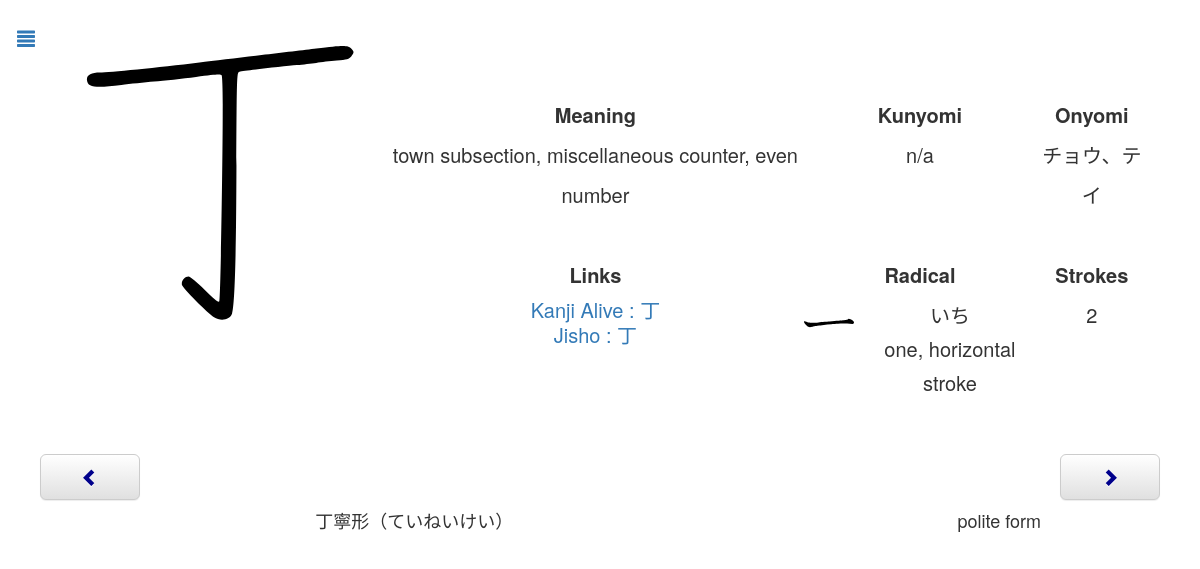
Page /review.php?id=491 on the committed database.
### tables this page shows
CREATE TABLE `kanji` (
  `name` text NOT NULL,
  `chara` text NOT NULL,
  `meaning` text NOT NULL,
  `kunyomi` text NOT NULL,
  `onyomi` text NOT NULL,
  `linkKanjiAlive` text NOT NULL,
  `day` int(11) NOT NULL,
  `dateNext` timestamp NOT NULL DEFAULT current_timestamp() ON UPDATE current_timestamp(),
  `id` int(11) NOT NULL AUTO_INCREMENT,
  `radicalChar` text NOT NULL,
  `radicalName` text NOT NULL,
  `radicalHiragana` text NOT NULL,
  `radicalMeaning` text NOT NULL,
  `strokes` int(11) NOT NULL,
  `toTestKanji` tinyint(4) NOT NULL DEFAULT 0,
  `toTestMeaning` tinyint(4) NOT NULL DEFAULT 0,
  `testable` tinyint(4) NOT NULL DEFAULT 1,
  PRIMARY KEY (`id`)
);

CREATE TABLE `vocabulary` (
  `id` int(11) NOT NULL AUTO_INCREMENT,
  `chara` text NOT NULL,
  `meaning` text NOT NULL,
  `day` int(11) NOT NULL DEFAULT 1,
  `dateNext` timestamp NOT NULL DEFAULT current_timestamp() ON UPDATE current_timestamp(),
  `toTestKanji` tinyint(4) NOT NULL DEFAULT 0,
  `toTestMeaning` tinyint(4) NOT NULL DEFAULT 0,
  `testable` tinyint(4) NOT NULL DEFAULT 1,
  `word` tinyint(4) NOT NULL DEFAULT 1,
  PRIMARY KEY (`id`)
);

### Connection.php (called while the page is built, shortened)
<?php
class Connection{
    private static $bdd = null;
    private function __construct(){
        try{
            self::$bdd = new PDO('mysql:host=0.0.0.0;dbname=kanji', 'root', '');
        }
        catch(Exception $e){
            die('Erreur : '.$e->getMessage());
        }
    }
    public static function getBdd(){
        return self::$bdd;
    }
}
?>

### Kanji.php (called while the page is built, shortened)
<?php
class Kanji{
    private $id;
    private $name;
    private $character;
    private $meaning;
    private $kunyomi;
    private $onyomi;
    private $linkKanjiAlive;
    private $dateNext;
    private $radicalName;
    private $radicalHiragana;
    private $radicalMeaning;
    private $strokes;
    private $toTestMeaning;
    public function __construct($id, $name, $character, $meaning, $kunyomi, $onyumi, $linkKanjiAlive, $day, $dateNext, $radicalChar, $radicalName, $radicalHiragana, $radicalMeaning, $strokes, $toTestKanji, $toTestMeaning, $testable){
        $this->id=$id;
        $this->name=$name;
        $this->character=$character;
        $this->meaning=$meaning;
        $this->kunyomi=$kunyomi;
        $this->onyomi=$onyumi;
        $this->linkKanjiAlive=$linkKanjiAlive;
        $this->dateNext = $dateNext;
        $this->radicalName=$radicalName;
        $this->radicalHiragana=$radicalHiragana;
        $this->radicalMeaning=$radicalMeaning;
        $this->strokes=$strokes;
        $this->toTestMeaning=$toTestMeaning;
    }
    public function calculTime(){
        $time = time();
        $second = strtotime($this->dateNext)-$time;
        if($second>0) {
            $jour = floor($second / (60 * 60 * 24));
            $heure = floor(($second - $jour * 24 * 60 * 60) / (60 * 60));
            $minute = floor(($second - $heure * 60 * 60 - $jour * 24 * 60 * 60) / (60));
            $second = floor($second - $minute * 60 - $heure * 60 * 60 - $jour * 24 * 60 * 60);
        }
        else {
            $jour = ceil($second / (60 * 60 * 24));
            $heure = ceil(($second - $jour * 24 * 60 * 60) / (60 * 60));
            $minute = ceil(($second - $heure * 60 * 60 - $jour * 24 * 60 * 60) / (60));
            $second = ceil($second - $minute * 60 - $heure * 60 * 60 - $jour * 24 * 60 * 60);
        }
    }
    public function getId(){
        return $this->id;
    }
    public function getName(){
        return $this->name;
    }
    public function getCharacter(){
        return $this->character;
    }
    public function getMeaning(){
        return $this->meaning;
    }
    public function getKun(){
        return $this->kunyomi;
    }
    public function getOn(){
        return $this->onyomi;
    }
    public function getLinkKanjiAlive(){
        return $this->linkKanjiAlive;
    }
    public function getDateNext(){
        return $this->dateNext;
    }
    public function getRadicalName(){
        return $this->radicalName;
    }
    public function getRadicalHiragana(){
        return $this->radicalHiragana;
    }
    public function getRadicalMeaning(){
        return $this->radicalMeaning;
    }
    public function getStrokes(){
        return $this->strokes;
    }
    public function getToTestMeaning(){
        return $this->toTestMeaning;
    }
}
include_once("Connection.php");
function getAllKanji(){
    $req = Connection::getBdd()->query("SELECT * FROM Kanji ORDER BY dateNext");
    while($data = $req->fetch())
        $array[] = new Kanji($data['id'], $data['name'], $data['chara'], $data['meaning'], $data['kunyomi'], $data['onyomi'], $data['linkKanjiAlive'], $data['day'], $data['dateNext'], $data['radicalChar'], $data['radicalName'], $data['radicalHiragana'], $data['radicalMeaning'], $data['strokes'], $data['toTestKanji'], $data['toTestMeaning'], $data['testable']);
    if(isset($array)) return $array;
}
function getKanji($id){
     $req = Connection::getBdd()->query("SELECT * FROM Kanji WHERE id='".$id."'");
    while($data = $req->fetch())
        return new Kanji($data['id'], $data['name'], $data['chara'], $data['meaning'], $data['kunyomi'], $data['onyomi'], $data['linkKanjiAlive'], $data['day'], $data['dateNext'], $data['radicalChar'], $data['radicalName'], $data['radicalHiragana'], $data['radicalMeaning'], $data['strokes'], $data['toTestKanji'], $data['toTestMeaning'], $data['testable']);
}
function getNextKanjiId($id){
    $allKanji = getAllKanji();
    for($i=0;$i<count($allKanji);$i++){
        if($allKanji[$i]->getId() == $id)
            if($i == count($allKanji)-1)
                return $allKanji[0];
            else
                return $allKanji[$i+1];
    }
}
function getPreviousKanjiId($id){
    $allKanji = getAllKanji();
    for($i=0;$i<count($allKanji);$i++){
        if($allKanji[$i]->getId() == $id)
            if($i == 0)
                return $allKanji[count($allKanji)-1];
            else
                return $allKanji[$i-1];
    }
}
?>

### Word.php (called while the page is built, shortened)
<?php
class Word{
    private $id;
    private $character;
    private $meaning;
    private $dateNext;
    public function __construct($id, $character, $meaning, $day, $dateNext, $toTestKanji, $toTestMeaning, $testable, $word){
        $this->id=$id;
        $this->character=$character;
        $this->meaning=$meaning;
        $this->dateNext=$dateNext;
    }
    public function calculTime(){
        $time = time();
        $second = strtotime($this->dateNext)-$time;
        if($second>0) {
            $jour = floor($second / (60 * 60 * 24));
            $heure = floor(($second - $jour * 24 * 60 * 60) / (60 * 60));
            $minute = floor(($second - $heure * 60 * 60 - $jour * 24 * 60 * 60) / (60));
            $second = floor($second - $minute * 60 - $heure * 60 * 60 - $jour * 24 * 60 * 60);
        }
        else {
            $jour = ceil($second / (60 * 60 * 24));
            $heure = ceil(($second - $jour * 24 * 60 * 60) / (60 * 60));
            $minute = ceil(($second - $heure * 60 * 60 - $jour * 24 * 60 * 60) / (60));
            $second = ceil($second - $minute * 60 - $heure * 60 * 60 - $jour * 24 * 60 * 60);
        }
    }
    public function getId(){
        return $this->id;
    }
    public function getCharacter(){
        return $this->character;
    }
    public function getMeaning(){
        return $this->meaning;
    }
}
include_once("Connection.php");
function getAllWordsW(){
    $req = Connection::getBdd()->query("SELECT * FROM Vocabulary WHERE word=1 ORDER BY dateNext");
    while($data = $req->fetch())
        $array[] = new Word($data['id'], $data['chara'], $data['meaning'], $data['day'], $data['dateNext'], $data['toTestKanji'], $data['toTestMeaning'], $data['testable'], $data['word']);
    if(isset($array)) return $array;
}
?>

### review.php (the view, shortened to what this page needs)
<?php
    include_once("Kanji.php");
    include_once("Word.php");
    if(isset($_GET["id"])){
       $kanji = getKanji($_GET["id"]);
        $nextKanjiId = getNextKanjiId($_GET["id"]);
        $previousKanjiId = getPreviousKanjiId($_GET["id"]);
    }
    else {
        $kanji = getReviewKanji();
        if (!isset($kanji))
            header('Location: index.php');
    }
    $allWords = getAllWordsW();
?>
<body>
    <div id="page" class="page">
        <button onclick="document.location.href='index.php'" class="btn btn-link btn-lg menu"><span class="glyphicon glyphicon-align-justify"></span></button>
        <div>
            <div class="imageSVGTd">
                <img class="imageSVG" src="<?php echo "images/".$kanji->getName().".svg" ?>">
            </div>
            <div class="descriptionTable">
                <table>
                    <tr>
                        <td class="reviewKanji"><span class="description">Meaning</span><br><?php echo $kanji->getMeaning() ?></td>
                        <td class="reviewKanji"><span class="description">Kunyomi</span><br><?php echo $kanji->getKun() ?></td>
                        <td class="reviewKanji"><span class="description">Onyomi</span><br><?php echo $kanji->getOn() ?></td>
                    </tr>
                    <tr>
                        <td class="reviewKanji2"><span class="description">Links</span>
                            <div class="links"><br><?php echo "<a target='_blank' href=".$kanji->getLinkKanjiAlive().">Kanji Alive : ".$kanji->getCharacter()."</a>" ?>
                        </div><?php echo "<a target='_blank' href='http://jisho.org/search/".$kanji->getCharacter()." %23kanji'>Jisho : ".$kanji->getCharacter()."</a>" ?></td>
                        <td class="reviewKanji2"><span class="description">Radical</span><br>
                            <div class="radical">
                            <img class="radicalImage" src="<?php echo "radical/".$kanji->getRadicalName().".svg" ?>">
                                <?php echo $kanji->getRadicalHiragana() ?><br>
                                <?php echo $kanji->getRadicalMeaning() ?>
                            </div>
                        </td>
                        <td class="reviewKanji2"><span class="description">Strokes</span><br><?php echo $kanji->getStrokes() ?></td>
                    </tr>
                </table>
            </div>
        </div>
        <div class="boutons">
            <button id="boutonChevronLeft" <?php echo "onclick=document.location.href='review.php?id=".$previousKanjiId->getId()."'" ?>  onmouseout="changeColorGlyphiconChevronLeft()" onmouseover="changeColorGlyphiconChevronLeft()" type="button" class="boutonLater btn btn-lg btn-default" aria-label="Left Align">
                <span id="glyphiconBoutonLater" class="glyphicon glyphicon-chevron-left glyphiconChevron" aria-hidden="true"></span>
            </button>
            <button id="boutonChevronRight" <?php echo "onclick=document.location.href='review.php?id=".$nextKanjiId->getId()."'" ?> onmouseout="changeColorGlyphiconChevronRight()" onmouseover="changeColorGlyphiconChevronRight()" type="button" class="boutonOk btn btn-default btn-lg" aria-label="Left Align">
                <span id="glyphiconBoutonOk" class="glyphicon glyphicon-chevron-right glyphiconChevron" aria-hidden="true"></span>
            </button>
        </div>
        <table class="table">
<?php
    if(isset($allWords)){
        foreach ($allWords as $word){
            if (strpos($word->getCharacter(), $kanji->getCharacter()) !== false) {?>
            <tr <?php echo "onclick=document.location.href='vocabularyReview.php?id=".$word->getId()."&word=1'" ?> class="listKanji">
                <td><?php echo $word->getCharacter() ?></td>
                <td><?php echo $word->getMeaning() ?></td>
            </tr>
        <?php
            }
        }
    }?>
    </table>
    </div>
</body>
</html>

### css/style.css (style rules this page uses)
body { --color-background: white; --font-color: rgb(51, 51, 51); background-color: var(--color-background) !important; }
.page { padding-top: 15px; text-align: center; margin-right: auto; margin-left: auto; color: var(--font-color); }
@media (min-width: 768px) { .page { width: 750px; } }
@media (min-width: 992px) { .page { width: 970px; } }
@media (min-width: 1200px) { .page { width: 1170px; } }
.table > tbody > tr:first-child > td { font-size: 18px; border: none; color: var(--font-color); background-color: var(--color-background) !important; }
.table > tbody > tr > td { color: rgb(51, 51, 51); }
td { vertical-align: top; text-align: center; }
table { margin-top: 30px; width: 100%; }
.page > table { margin-bottom: 0px; }
.menu { position: absolute; left: 0px; }
.descriptionTable { width: 100%; display: inline-block; }
@media (min-width: 992px) { .descriptionTable { width: 65%; } }
.descriptionTable > table { width: 100%; margin-top: 0px; }
.imageSVGTd { text-align: left; display: inline-block; width: auto; vertical-align: top; }
.imageSVG { padding-top: 0; height: 200px; }
@media (min-width: 764px) { .imageSVG { height: auto; } }
.reviewKanji { padding-top: 0px; line-height: 30px; font-size: 17px; }
@media (min-width: 992px) { .reviewKanji { padding-top: 80px; font-size: 20px; line-height: 40px; } }
.reviewKanji2 { padding-top: 40px; line-height: 30px; font-size: 17px; }
@media (min-width: 992px) { .reviewKanji2 { font-size: 20px; line-height: 40px; } }
.description { vertical-align: top; font-weight: bold; }
.radicalImage { height: 50px; width: 50px; margin-right: 10px; }
.radical { display: flex; padding-top: 3px; line-height: 1.7; justify-content: center; }
.links { line-height: 10px; }
.boutons { display: block; margin-top: 50px; }
.boutonOk { float: right; width: 100px; margin-right: 25px; }
.boutonLater { float: left; width: 100px; margin-left: 25px; }
.glyphiconChevron { color: darkblue; }
.listKanji { cursor: pointer; }
@media (min-width: 992px) { .listKanji { font-size: 20px; } }

### rows in the picture
kanji: name (picture), meaning "town subsection, miscellaneous counter, even number", kunyomi "n/a", onyomi "チョウ、テイ", chara "丁", radicalName (picture), radicalHiragana "いち", radicalMeaning "one, horizontal stroke", strokes "2"
vocabulary: chara "丁寧形（ていねいけい）", meaning "polite form"
